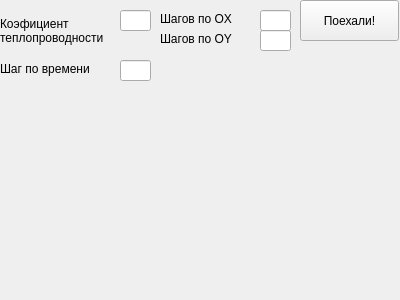
<?xml version="1.0" encoding="UTF-8"?>
<ui version="4.0">
 <class>MainWindow</class>
 <widget class="QMainWindow" name="MainWindow">
  <property name="geometry">
   <rect>
    <x>0</x>
    <y>0</y>
    <width>400</width>
    <height>300</height>
   </rect>
  </property>
  <property name="windowTitle">
   <string>MainWindow</string>
  </property>
  <widget class="QWidget" name="centralWidget">
   <widget class="QPushButton" name="buttonGo">
    <property name="geometry">
     <rect>
      <x>300</x>
      <y>0</y>
      <width>99</width>
      <height>41</height>
     </rect>
    </property>
    <property name="text">
     <string>Поехали!</string>
    </property>
   </widget>
   <widget class="QLineEdit" name="kA">
    <property name="geometry">
     <rect>
      <x>120</x>
      <y>10</y>
      <width>31</width>
      <height>21</height>
     </rect>
    </property>
   </widget>
   <widget class="QLineEdit" name="dX">
    <property name="geometry">
     <rect>
      <x>260</x>
      <y>10</y>
      <width>31</width>
      <height>21</height>
     </rect>
    </property>
   </widget>
   <widget class="QLineEdit" name="dT">
    <property name="geometry">
     <rect>
      <x>120</x>
      <y>60</y>
      <width>31</width>
      <height>21</height>
     </rect>
    </property>
   </widget>
   <widget class="QLineEdit" name="dY">
    <property name="geometry">
     <rect>
      <x>260</x>
      <y>30</y>
      <width>31</width>
      <height>21</height>
     </rect>
    </property>
    <property name="text">
     <string/>
    </property>
   </widget>
   <widget class="QLabel" name="ldX">
    <property name="geometry">
     <rect>
      <x>160</x>
      <y>10</y>
      <width>91</width>
      <height>17</height>
     </rect>
    </property>
    <property name="text">
     <string>Шагов по OX</string>
    </property>
   </widget>
   <widget class="QLabel" name="ldY">
    <property name="geometry">
     <rect>
      <x>160</x>
      <y>30</y>
      <width>91</width>
      <height>17</height>
     </rect>
    </property>
    <property name="text">
     <string>Шагов по OY</string>
    </property>
   </widget>
   <widget class="QLabel" name="lkA">
    <property name="geometry">
     <rect>
      <x>0</x>
      <y>10</y>
      <width>141</width>
      <height>41</height>
     </rect>
    </property>
    <property name="text">
     <string>Коэфициент
теплопроводности</string>
    </property>
   </widget>
   <widget class="QLabel" name="ldT">
    <property name="geometry">
     <rect>
      <x>0</x>
      <y>60</y>
      <width>121</width>
      <height>17</height>
     </rect>
    </property>
    <property name="text">
     <string>Шаг по времени</string>
    </property>
   </widget>
   <widget class="QLabel" name="lErr">
    <property name="geometry">
     <rect>
      <x>170</x>
      <y>50</y>
      <width>211</width>
      <height>51</height>
     </rect>
    </property>
    <property name="text">
     <string/>
    </property>
   </widget>
   <zorder>lkA</zorder>
   <zorder>buttonGo</zorder>
   <zorder>dX</zorder>
   <zorder>dT</zorder>
   <zorder>dY</zorder>
   <zorder>ldX</zorder>
   <zorder>ldY</zorder>
   <zorder>ldT</zorder>
   <zorder>lErr</zorder>
   <zorder>kA</zorder>
  </widget>
 </widget>
 <layoutdefault spacing="6" margin="11"/>
 <resources/>
 <connections/>
</ui>
